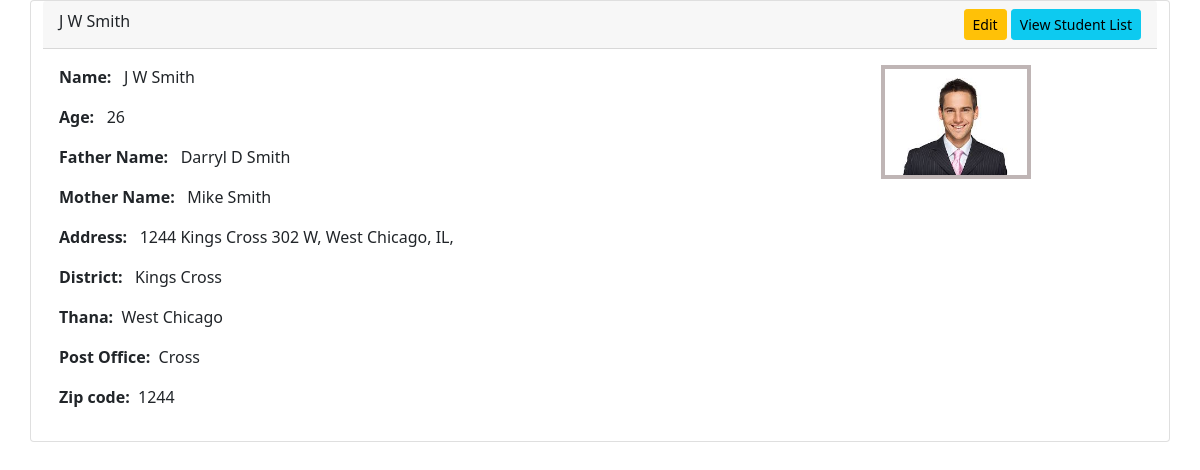
Screenshot of /viewStudent.php?id=9 with the database file from the repository.
### tables this page shows
CREATE TABLE IF NOT EXISTS `students` (
  `id` int NOT NULL AUTO_INCREMENT,
  `image` varchar(191) NOT NULL,
  `name` varchar(50) NOT NULL,
  `age` int NOT NULL,
  `father_name` varchar(50) NOT NULL,
  `mother_name` varchar(50) NOT NULL,
  `address` longtext NOT NULL,
  `district` varchar(100) NOT NULL,
  `thana` varchar(100) NOT NULL,
  `postoffice` varchar(100) NOT NULL,
  `zipcode` int NOT NULL,
  PRIMARY KEY (`id`)
);

### database.php (called while the page is built, shortened)
<?php
class database
{
    protected function connect()
    {
        $this->host = 'localhost';
        $this->dbusername = 'root';
        $this->dbpassword = '';
        $this->dbname = 'crud';
        $con = new mysqli($this->host, $this->dbusername, $this->dbpassword, $this->dbname);
        return $con;
    }
}

### crud.php (called while the page is built, shortened)
<?php
include "database.php";
class query extends database
{
    public function getData($table, $field = '*', $condition_arr = null, $order_by_field = null, $order_by_type = 'desc', $limit = null)
    {
        $sql = "select $field from $table";
        if ($condition_arr != null) {
            $sql .= ' where ';
            $count = count($condition_arr);
            $i = 1;
            foreach ($condition_arr as $key => $val) {
                if ($count == $i) {
                    $sql.= "$key = '$val'";
                }
                else {
                    $sql.= "$key = '$val' and ";
                }
                $i++;
            }
        }
        $result = $this->connect()->query($sql);
        $arr = array();
        if ($result->num_rows > 0) {
            while ($row = $result->fetch_assoc()) {
                $arr[] = $row;
            }
        }
        return $arr;
    }
    public function get_safe_str($str)
    {
        return mysqli_real_escape_string($this->connect(), $str);
    }
}

### viewStudent.php (the view, shortened to what this page needs)
<?php
include 'crud.php';
$crud = new query();
if ($_GET['id'] && $_GET['id'] != null) {
    $getId = $crud->get_safe_str($_GET['id']);
    $id = array('id' => $getId);
    $student = $crud->getData('students', '*', $id);
} else {
    header("Location: /");
}
?>
<!DOCTYPE html>
<html lang="en">
<head>
    <?php include('css.php') ?>
</head>
<body>
    <section>
        <div class="container">
            <div class="row">
                <div class="card">
                    <div class="card-header">
                    <?php echo $student[0]['name'] ?>
                    <div class="form-group" style="float: right;">
                    <a href="/editStudent.php?id=<?php echo $getId ?>" class="btn btn-warning btn-sm">Edit</a>
                    <a href="/" class="btn btn-info btn-sm">View Student List</a>
                    </div>
                    </div>
                    <div class="card-body">
                        <div class="row">
                            <div class="col-md-6">
                            <p><span>Name: &nbsp;</span> <?php echo $student[0]['name']?></p>
                            <p><span>Age: &nbsp;</span> <?php echo $student[0]['age']?></p>
                            <p><span>Father Name: &nbsp;</span> <?php echo $student[0]['father_name']?></p>
                            <p><span>Mother Name: &nbsp;</span> <?php echo $student[0]['mother_name']?></p>
                            <p><span>Address: &nbsp;</span> <?php echo $student[0]['address']?></p>
                            <p><span>District: &nbsp;</span> <?php echo $student[0]['district']?></p>
                            <p><span>Thana:&nbsp;</span> <?php echo $student[0]['thana']?></p>
                            <p><span>Post Office:&nbsp;</span> <?php echo $student[0]['postoffice']?></p>
                            <p><span>Zip code:&nbsp;</span> <?php echo $student[0]['zipcode']?></p>
                            </div>
                            <div class="col-md-6">
                                <img src="uploads/<?php echo $student[0]['image'] ?>" alt="" style="width: 150px;float: right;margin-right: 110px;border: 4px solid #bfb5b5;">
                            </div>
                        </div>
                    </div>
                </div>
            </div>
        </div>
    </section>
</body>
</html>

### viewStudent.php (style rules this page uses)
span { font-weight: 700; }

### rows the page displays
students: name "J W Smith", age "26", father_name "Darryl D Smith", mother_name "Mike Smith", address "1244 Kings Cross 302 W, West Chicago, IL,", district "Kings Cross", thana "West Chicago", postoffice "Cross", zipcode "1244", image (picture)
